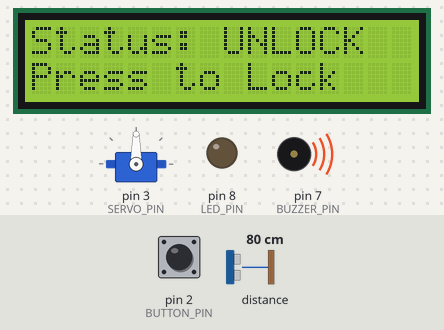
Recording of a sketch running on a simulated Arduino Uno, built with avr-gcc and run on an emulated ATmega328P. Parts: servo, 16×2 character LCD, output pins drawn as LEDs (lit = HIGH), buzzer (waves = sounding, pin HIGH). Dashed ring = blinking. The test bench sets the inputs (shaded band); at power-on: pin 2 (BUTTON_PIN) LOW, distance to the obstacle 80 cm. Pins used as bus, display or sensor lines are not drawn; what the sketch prints to the serial monitor is not drawn.

Above: at 1.5 s.
1.6 s: pin 2 (BUTTON_PIN) pulled HIGH for 0.15 s
At 2.4 s:
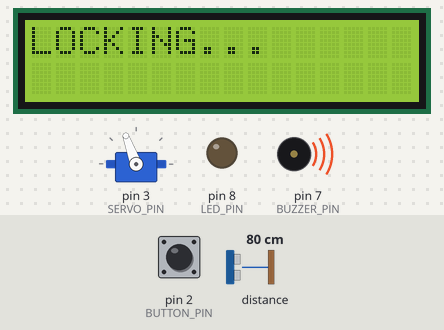
At 3.1 s:
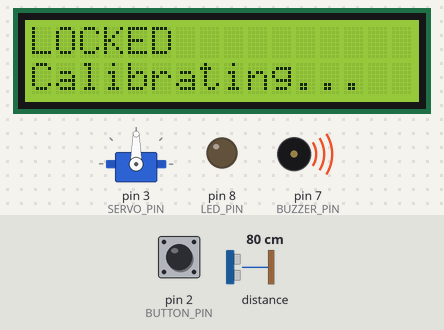
4.7 s: distance to the obstacle set to 69 cm
At 5.98 s:
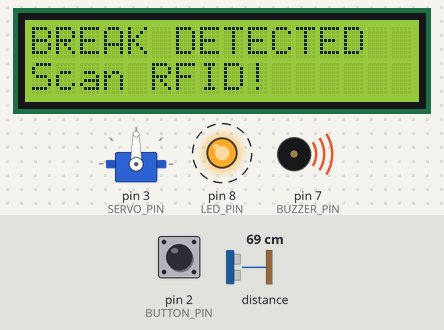
Timing chart, 0 to 14.5 s (numbered marks = the images above; inputs shaded):
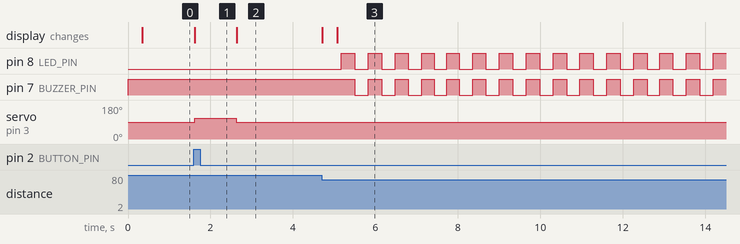

The sketch:

ARD_GROUP_06.ino
```cpp
// Project: Smart Security Safe
// Description: Automated locking system with RFID authentication and distance-based breach detection.

#include <SPI.h>
#include <MFRC522.h>
#include <Wire.h>
#include <LiquidCrystal_I2C.h>
#include <Servo.h>
#include "Adafruit_VL53L1X.h"

// Hardware Pin Definitions
#define RST_PIN      9    // RFID Reset pin
#define SS_PIN       10   // RFID Slave Select pin
#define BUTTON_PIN   2    // Locking trigger button
#define SERVO_PIN    3    // Servo motor control pin
#define BUZZER_PIN   7    // Alarm buzzer pin
#define LED_PIN      8    // Alarm visual indicator (LED)

// Active buzzer configuration (Active-Low logic)
#define BUZZER_ON    LOW
#define BUZZER_OFF   HIGH

// Library Instance Initialization
MFRC522 rfid(SS_PIN, RST_PIN);
LiquidCrystal_I2C lcd(0x27, 16, 2);
Servo safeServo;
Adafruit_VL53L1X vl53 = Adafruit_VL53L1X(); // TOF distance sensor

// System State Machine
enum State { OPEN, LOCKED, BREACH };
State currentStatus = OPEN;

// TOF (Time of Flight) Monitoring Variables
int baselineDist = 0;               // Initial distance measurement when locked
bool isCalibrated = false;          // Calibration status flag
const int TOLERANCE_MM = 50;        // Detection sensitivity (±5 cm)
const unsigned long CALIB_DELAY_MS = 2000; // Delay to allow mechanical stabilization

// ---- Function Prototypes ----
void lockSafe();
void unlockSafe();
void checkLaser();
bool isAuthorizedCard();
void alarmSignal();
void updateLCD(const char* l1, const char* l2);
bool readDistanceMM(int16_t &out_mm, unsigned long timeout_ms);

void setup() {
  Serial.begin(9600);
  Wire.begin();

  pinMode(BUTTON_PIN, INPUT);
  pinMode(LED_PIN, OUTPUT);
  pinMode(BUZZER_PIN, OUTPUT);

  digitalWrite(BUZZER_PIN, BUZZER_OFF);
  digitalWrite(LED_PIN, LOW);

  safeServo.attach(SERVO_PIN);
  safeServo.write(90);

  lcd.init();
  lcd.backlight();

  SPI.begin();
  rfid.PCD_Init();

  delay(200);
  Wire.setClock(100000);

  if (!vl53.begin(0x29, &Wire)) {
    Serial.println("CRITICAL ERROR: TOF INIT FAILED"); //Print critical error
    updateLCD("TOF INIT FAIL", "Check sensor");
    while (1) { delay(10); }
  }

  if (!vl53.startRanging()) {
    Serial.println("CRITICAL ERROR: TOF START RANGING FAILED");
    updateLCD("TOF START FAIL", "Check sensor");
    while (1) { delay(10); }
  }

  vl53.setTimingBudget(50);

  currentStatus = OPEN;
  isCalibrated = false;
  updateLCD("Status: UNLOCK", "Press to Lock");

  // Initial state printing
  Serial.println("--- System Initialized ---");
  Serial.println("Current State: OPEN");
  Serial.println("Waiting for user to press button to lock...");
}

void loop() {
  if (currentStatus == OPEN) {
    digitalWrite(LED_PIN, LOW);
    digitalWrite(BUZZER_PIN, BUZZER_OFF);

    if (digitalRead(BUTTON_PIN) == HIGH) {
      Serial.println("Event: Button pressed. Initiating lock sequence."); // תיעוד לחיצה
      lockSafe();
    }
  }
  else if (currentStatus == LOCKED) {
    checkLaser();
    if (isAuthorizedCard()) {
      unlockSafe();
    }
  }
  else if (currentStatus == BREACH) {
    alarmSignal();
    if (isAuthorizedCard()) {
      unlockSafe();
    }
  }
}

void lockSafe() {
  updateLCD("LOCKING...", "");
  safeServo.write(110);
  delay(1000);
  safeServo.write(90);

  isCalibrated = false;
  baselineDist = 0;

  updateLCD("LOCKED", "Calibrating...");
  delay(CALIB_DELAY_MS);

  int16_t dmm;
  bool ok = readDistanceMM(dmm, 800);

  if (ok && dmm >= 0) {
    baselineDist = (int)dmm;
    isCalibrated = true;
    updateLCD("Status: LOCKED", "Monitoring...");

    // Printing calibration data
    Serial.println("System State Changed: LOCKED");
    Serial.print("Calibration Success. Baseline Distance: ");
    Serial.print(baselineDist);
    Serial.println(" mm");
  } else {
    Serial.println("Error: Calibration failed (TOF Sensor error).");
    updateLCD("TOF ERROR", "Try lock again");
  }

  currentStatus = LOCKED;
  delay(300);
}

void unlockSafe() {
  Serial.println("Event: Authorized RFID detected. Unlocking safe.");
  updateLCD("UNLOCKING...", "");
  safeServo.write(70);
  delay(1000);
  safeServo.write(90);

  currentStatus = OPEN;
  isCalibrated = false;
  digitalWrite(BUZZER_PIN, BUZZER_OFF);
  digitalWrite(LED_PIN, LOW);

  updateLCD("Status: UNLOCK", "Ready to Lock");
  Serial.println("System State Changed: OPEN");
  delay(1000);
}

void checkLaser() {
  if (!isCalibrated) return;

  int16_t dmm;
  bool ok = readDistanceMM(dmm, 10);

  if (!ok || dmm < 0) return;

  int diff = abs((int)dmm - baselineDist);

  if (diff > TOLERANCE_MM) {
    currentStatus = BREACH;
    updateLCD("BREAK DETECTED", "Scan RFID!");

    // Real-time hacking data printing
    Serial.println("!!! SECURITY BREACH DETECTED !!!");
    Serial.print("Baseline: "); Serial.print(baselineDist);
    Serial.print(" mm | Current: "); Serial.print(dmm);
    Serial.print(" mm | Difference: "); Serial.print(diff);
    Serial.println(" mm");
    Serial.println("System State Changed: BREACH (Alarm Active)");
  }
}

bool readDistanceMM(int16_t &out_mm, unsigned long timeout_ms) {
  unsigned long start = millis();

  while (millis() - start <= timeout_ms) {
    if (vl53.dataReady()) {
      int16_t d = vl53.distance();
      if (d == -1) {
        vl53.clearInterrupt();
        return false;
      }
      out_mm = d;
      vl53.clearInterrupt();
      return true;
    }
    delay(1);
  }
  return false;
}

bool isAuthorizedCard() {
  if (!rfid.PICC_IsNewCardPresent() || !rfid.PICC_ReadCardSerial()) return false;

  // Printing the UID of the card scanned for control
  Serial.print("RFID Scanned. UID: ");
  for (byte i = 0; i < rfid.uid.size; i++) {
    Serial.print(rfid.uid.uidByte[i] < 0x10 ? " 0" : " ");
    Serial.print(rfid.uid.uidByte[i], HEX);
  }
  Serial.println();

  bool match =
    (rfid.uid.uidByte[0] == 0x13 && rfid.uid.uidByte[1] == 0x01 && rfid.uid.uidByte[2] == 0xBA && rfid.uid.uidByte[3] == 0xA9) ||
    (rfid.uid.uidByte[0] == 0xAC && rfid.uid.uidByte[1] == 0x45 && rfid.uid.uidByte[2] == 0xD3 && rfid.uid.uidByte[3] == 0x38);

  if (match) {
    Serial.println("Access Result: AUTHORIZED");
  } else {
    Serial.println("Access Result: DENIED (Unauthorized Card)");
  }

  rfid.PICC_HaltA();
  rfid.PCD_StopCrypto1();
  return match;
}

void alarmSignal() {
  static unsigned long lastMillis = 0;
  static bool toggle = false;

  if (millis() - lastMillis > 300) {
    lastMillis = millis();
    toggle = !toggle;

    digitalWrite(LED_PIN, toggle ? HIGH : LOW);
    digitalWrite(BUZZER_PIN, toggle ? BUZZER_OFF : BUZZER_ON);
  }
}

void updateLCD(const char* l1, const char* l2) {
  lcd.clear();
  lcd.setCursor(0, 0);
  lcd.print(l1);
  lcd.setCursor(0, 1);
  lcd.print(l2);
}
```

Measured:
- the behaviour switches between 75 and 74 cm on distance to the obstacle (found by bisection; images 2 and 3)
- after the input at 1.6 s, servo on pin 3 (SERVO_PIN): 90° → 110° at once, → 90° 1.0 s later; the display: changes at once (image 1)
- after the input at 4.7 s, pin 8 (LED_PIN): alternates HIGH for 0.33 s and LOW for 0.33 s, starting after 0.47 s; pin 7 (BUZZER_PIN): alternates HIGH for 0.33 s and LOW for 0.33 s, starting after 0.80 s; the display: first differs from a run without the input after 0.37 s (image 3)
